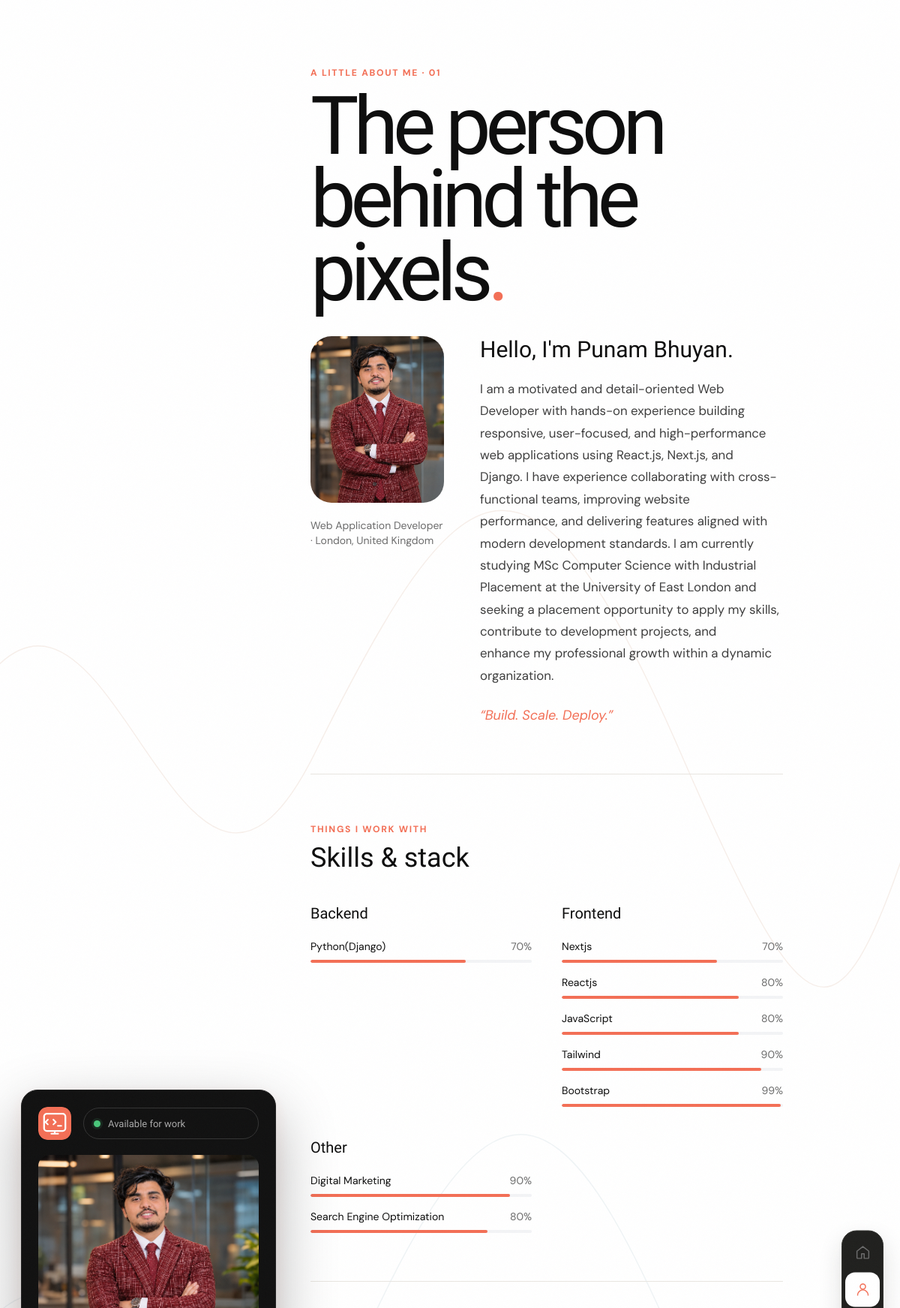
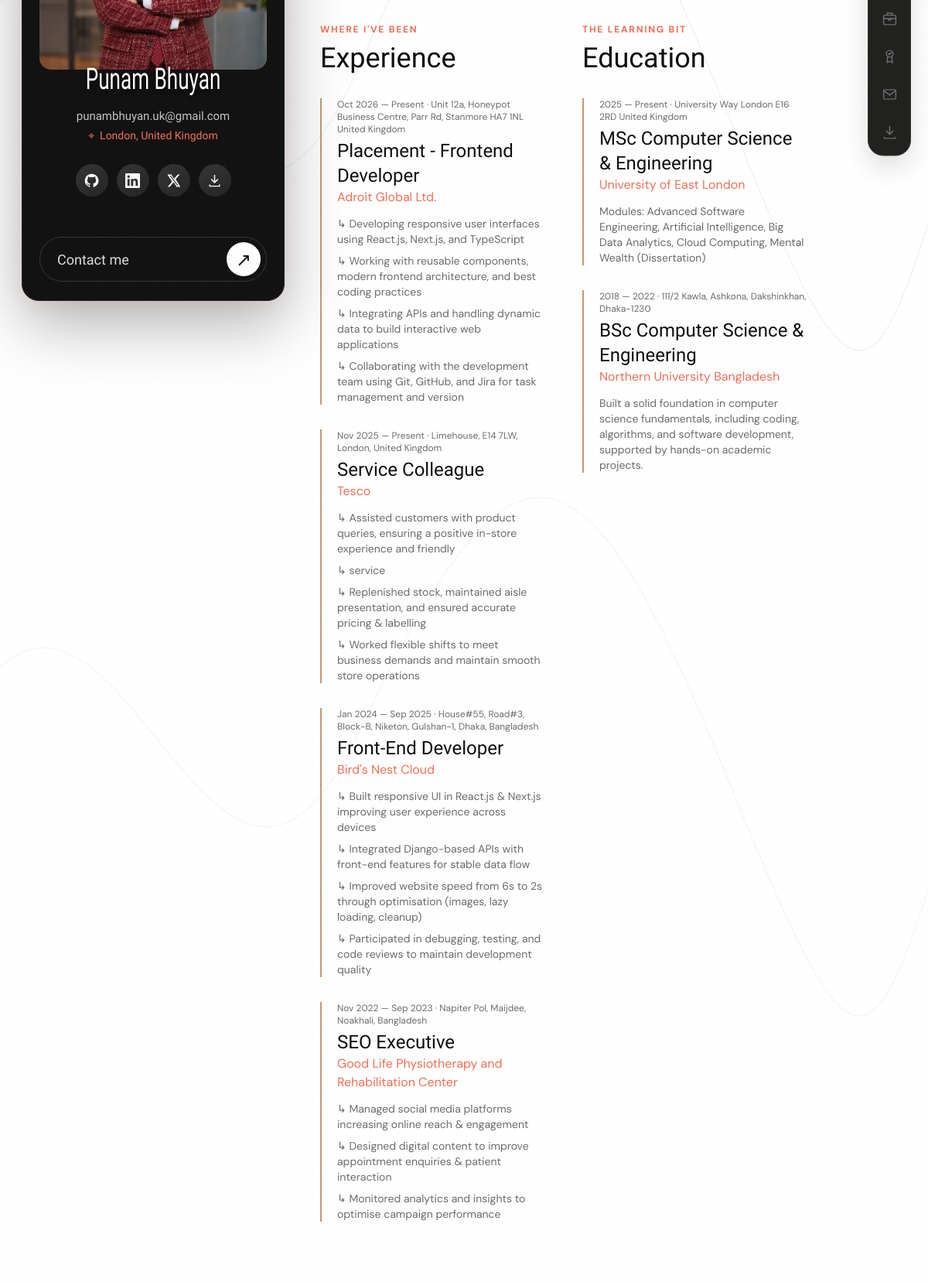
The page /about/ (upper part) on the database its author committed (2 pictures, top to bottom).
### core/models.py (models this page shows, shortened)
class Profile(models.Model):
    name = models.CharField(max_length=100)
    title = models.CharField(max_length=150, help_text="e.g. Web Application Developer")
    tagline = models.CharField(max_length=255, help_text="Short motivating phrase")
    bio = models.TextField(help_text="Professional summary for About Me section")
    profile_image = models.ImageField(upload_to='profile/', blank=True, null=True)
    cover_image = models.ImageField(upload_to='cover/', blank=True, null=True)
    email = models.EmailField(blank=True)
    phone = models.CharField(max_length=40, blank=True)
    resume_summary = models.TextField(blank=True, help_text="Optional concise profile text for the generated CV. Leave blank to use the website bio.")
    leadership_volunteering = models.TextField(blank=True, help_text="Optional CV section. Put one role or activity on each line.")
    interests = models.TextField(blank=True, help_text="Optional short CV interests section.")
    github_url = models.URLField(blank=True)
    linkedin_url = models.URLField(blank=True)
    website_url = models.URLField(blank=True)
    twitter_url = models.URLField(blank=True)
    location = models.CharField(max_length=100, blank=True)
    available_for_work = models.BooleanField(default=True)
    class Meta:
        verbose_name = "Profile"
        verbose_name_plural = "Profile"

class Skill(models.Model):
    CATEGORY_CHOICES = [
        ('frontend', 'Frontend'),
        ('backend', 'Backend'),
        ('database', 'Database'),
        ('devops', 'DevOps & Tools'),
        ('other', 'Other'),
    ]
    name = models.CharField(max_length=80)
    category = models.CharField(max_length=20, choices=CATEGORY_CHOICES, default='other')
    proficiency = models.IntegerField(
        default=80,
        help_text="Proficiency percentage 0–100 (used for progress bar display)"
    )
    image = models.ImageField(upload_to='skills/', blank=True, null=True, help_text="Skill or tool logo shown on the portfolio")
    order = models.PositiveIntegerField(default=0)
    icon_class = models.CharField(
        max_length=80, blank=True,
        help_text="Optional: a CSS class or emoji for the skill icon"
    )
    class Meta:
        ordering = ['category', 'order', 'name']

class Experience(models.Model):
    RESUME_GROUP_CHOICES = [
        ('auto', 'Automatic (infer from role title)'),
        ('it', 'IT / Software'),
        ('other', 'Other work'),
    ]
    role = models.CharField(max_length=150)
    company = models.CharField(max_length=150)
    resume_group = models.CharField(max_length=10, choices=RESUME_GROUP_CHOICES, default='auto', help_text="Automatic uses role-title keywords. Choose a group manually if the result needs an override.")
    company_url = models.URLField(blank=True)
    location = models.CharField(max_length=100, blank=True)
    start_date = models.DateField()
    end_date = models.DateField(blank=True, null=True, help_text="Leave blank if current")
    is_current = models.BooleanField(default=False)
    description = models.TextField(help_text="Use newlines; each line becomes a bullet point")
    order = models.PositiveIntegerField(default=0)
    class Meta:
        ordering = ['-start_date']
    @property
    def duration_label(self):
        start = self.start_date.strftime('%b %Y')
        if self.is_current or not self.end_date:
            return f"{start} — Present"
        return f"{start} — {self.end_date.strftime('%b %Y')}"
    @property
    def description_bullets(self):
        return self._clean_bullets(self.description)
    @staticmethod
    def _clean_bullets(text):
        cleaned = []
        for line in text.splitlines():
            line = line.strip()
            while True:
                without_prefix = re.sub(r'^(?:[•·▪◦‣*-]\s*|\d+[.)]\s*)', '', line).strip()
                if without_prefix == line:
                    break
                line = without_prefix
            if line:
                cleaned.append(line)
        return cleaned

class Education(models.Model):
    degree = models.CharField(max_length=200)
    institution = models.CharField(max_length=200)
    institution_url = models.URLField(blank=True)
    location = models.CharField(max_length=100, blank=True)
    start_year = models.IntegerField()
    end_year = models.IntegerField(blank=True, null=True, help_text="Leave blank if ongoing")
    is_ongoing = models.BooleanField(default=False)
    description = models.TextField(blank=True)
    order = models.PositiveIntegerField(default=0)
    class Meta:
        ordering = ['-start_year', 'order']
    @property
    def year_label(self):
        if self.is_ongoing or not self.end_year:
            return f"{self.start_year} — Present"
        return f"{self.start_year} — {self.end_year}"

### core/views.py (the view, shortened to what this page needs)
# urls.py: path('about/', views.section_page, {'page': 'about'}, name='about'),
def section_page(request, page):
    profile = Profile.objects.first()
    context = {'profile': profile, 'resume': Resume.objects.first()}
    if page == 'about':
        context.update({
            'skills_by_category': {},
            'experiences': Experience.objects.all(),
            'education': Education.objects.all(),
        })
        for skill in Skill.objects.all():
            context['skills_by_category'].setdefault(skill.get_category_display(), []).append(skill)
        return render(request, 'about.html', context)

### templates/about.html (shortened to what this page needs)
{% extends "base.html" %}
{% block content %}
<main class="page-wrap">
  <p class="page-kicker">A little about me · 01</p>
  <h1 class="page-title">The person<br>behind the pixels<span class="text-warm">.</span></h1>
  <div class="grid md:grid-cols-12 gap-12 pb-16 border-b border-border">
    <div class="md:col-span-4">
      {% if profile.profile_image %}<img class="w-full aspect-[4/5] object-cover rounded-[28px]" src="{{ profile.profile_image.url }}" alt="{{ profile.name }}">{% endif %}
      <p class="mt-5 text-sm text-muted">{{ profile.title }}{% if profile.location %} · {{ profile.location }}{% endif %}</p>
    </div>
    <div class="md:col-span-8">
      <h2 class="text-3xl mb-5">Hello, I'm {{ profile.name }}.</h2>
      <div class="rich-content">{{ profile.bio|linebreaks }}</div>
      {% if profile.tagline %}<p class="mt-6 text-lg italic text-warm">“{{ profile.tagline }}”</p>{% endif %}
    </div>
  </div>
  <section class="py-16 border-b border-border">
    <p class="page-kicker">Things I work with</p><h2 class="text-4xl mt-2 mb-10">Skills &amp; stack</h2>
    <div class="grid md:grid-cols-2 gap-10">{% for category, skills in skills_by_category.items %}<div><h3 class="text-xl mb-5">{{ category }}</h3><div class="space-y-4">{% for skill in skills %}<div><div class="flex justify-between text-sm mb-2"><span>{{ skill.name }}</span><span class="text-muted">{{ skill.proficiency }}%</span></div><div class="h-1 bg-gray-100 rounded-full overflow-hidden"><div class="h-full bg-warm rounded-full" style="width:{{ skill.proficiency }}%"></div></div></div>{% endfor %}</div></div>{% endfor %}</div>
  </section>
  <section class="py-16 grid md:grid-cols-2 gap-12">
    <div><p class="page-kicker">Where I've been</p><h2 class="text-4xl mt-2 mb-8">Experience</h2><div class="space-y-8">{% for exp in experiences %}<article class="border-l-2 border-warm pl-5"><p class="text-xs text-muted">{{ exp.duration_label }}{% if exp.location %} · {{ exp.location }}{% endif %}</p><h3 class="text-2xl mt-1">{{ exp.role }}</h3><p class="text-warm">{{ exp.company }}</p><ul class="mt-3 space-y-2 text-sm text-muted">{% for bullet in exp.description_bullets %}<li>↳ {{ bullet }}</li>{% endfor %}</ul></article>{% empty %}<p class="text-muted">No experience added yet.</p>{% endfor %}</div></div>
    <div><p class="page-kicker">The learning bit</p><h2 class="text-4xl mt-2 mb-8">Education</h2><div class="space-y-8">{% for edu in education %}<article class="border-l-2 border-warm pl-5"><p class="text-xs text-muted">{{ edu.year_label }}{% if edu.location %} · {{ edu.location }}{% endif %}</p><h3 class="text-2xl mt-1">{{ edu.degree }}</h3><p class="text-warm">{{ edu.institution }}</p>{% if edu.description %}<p class="mt-3 text-sm text-muted">{{ edu.description }}</p>{% endif %}</article>{% empty %}<p class="text-muted">No education added yet.</p>{% endfor %}</div></div>
  </section>
</main>
{% endblock %}

### templates/base.html (shortened to what this page needs)
{% load static %}
<!DOCTYPE html>
<html lang="en" class="scroll-smooth">
<head>
  <script src="https://cdn.tailwindcss.com"></script>
</head>
<body class="font-body bg-paper text-ink antialiased">
  <div class="wave-scene" aria-hidden="true">
  </div>
  <aside class="profile-rail" aria-label="Profile">
    <div class="rail-topline">
      <span class="rail-brand"><img src="{% static 'images/developer-mark.svg' %}" alt="Web developer"></span>
      {% if profile.available_for_work %}<span class="rail-availability"><i></i> Available for work</span>{% endif %}
    </div>
    <a href="{% url 'index' %}" class="rail-photo-link" aria-label="Home">
      {% if profile.profile_image %}<img class="rail-photo" src="{{ profile.profile_image.url }}" alt="{{ profile.name }}">{% else %}<span class="rail-initial">{{ profile.name|first|upper }}</span>{% endif %}
      <span class="rail-photo-name">{{ profile.name }}</span>
    </a>
    {% if profile.email %}<a class="rail-email" href="mailto:{{ profile.email }}">{{ profile.email }}</a>{% endif %}
    {% if profile.location %}<p class="rail-location">⌖ &nbsp;{{ profile.location }}</p>{% endif %}
    <div class="rail-socials">
      {% if profile.github_url %}<a href="{{ profile.github_url }}" target="_blank" rel="noopener" aria-label="GitHub" title="GitHub"></a>{% endif %}
      {% if profile.linkedin_url %}<a href="{{ profile.linkedin_url }}" target="_blank" rel="noopener" aria-label="LinkedIn" title="LinkedIn"></a>{% endif %}
      {% if profile.twitter_url %}<a href="{{ profile.twitter_url }}" target="_blank" rel="noopener" aria-label="Twitter" title="Twitter"><svg viewBox="0 0 24 24" fill="currentColor"><path d="M18.9 2H22l-6.78 7.75L23.2 22h-6.25l-4.9-7.56L5.44 22H2.3l7.25-8.29L1.8 2h6.4l4.43 6.95L18.9 2Zm-1.1 18h1.73L7.27 3.9H5.42L17.8 20Z"/></svg></a>{% endif %}
      <a href="{% url 'resume_pdf' %}" target="_blank" rel="noopener" aria-label="Resume" title="View current CV"><svg class="resume-icon" viewBox="0 0 24 24"><path d="M12 3v12m-5-5 5 5 5-5M4 19v2h16v-2"/></svg></a>
    </div>
    <button class="rail-contact" type="button" data-contact-open><span>Contact me</span><i aria-hidden="true">↗</i></button>
  </aside>
  <nav id="navbar" class="fixed top-0 inset-x-0 z-50 transition-all duration-300" aria-label="Main navigation">
    <div class="nav-shell max-w-6xl mx-auto px-5 sm:px-7 flex items-center justify-between h-[70px]">
      <div class="desktop-dock hidden md:flex items-center gap-8">
        <a href="{% url 'index' %}" class="nav-link" aria-label="Home"><span class="dock-icon"><svg viewBox="0 0 24 24"><path d="m3 10 9-7 9 7v10a1 1 0 0 1-1 1h-6v-7h-4v7H4a1 1 0 0 1-1-1z"/></svg></span><span class="dock-label">Home</span></a>
        <a href="{% url 'about' %}" class="nav-link" aria-label="About"><span class="dock-icon"><svg viewBox="0 0 24 24"><circle cx="12" cy="8" r="4"/><path d="M4 21a8 8 0 0 1 16 0"/></svg></span><span class="dock-label">About</span></a>
        <a href="{% url 'work' %}" class="nav-link" aria-label="Work"><span class="dock-icon"><svg viewBox="0 0 24 24"><rect x="3" y="7" width="18" height="14" rx="2"/><path d="M8 7V4h8v3M3 12h18M10 12v2h4v-2"/></svg></span><span class="dock-label">Work</span></a>
        <a href="{% url 'achievements' %}" class="nav-link" aria-label="Achievements and Certifications"><span class="dock-icon"><svg viewBox="0 0 24 24"><circle cx="12" cy="8" r="5"/><path d="m9 12-1 9 4-2 4 2-1-9M10 8l1.3 1.3L14.5 6"/></svg></span><span class="dock-label">Achievements &amp; Certifications</span></a>
        <a href="{% url 'contact' %}" class="nav-link" aria-label="Contact"><span class="dock-icon"><svg viewBox="0 0 24 24"><rect x="3" y="5" width="18" height="14" rx="2"/><path d="m4 7 8 6 8-6"/></svg></span><span class="dock-label">Contact</span></a>
        <a href="{% url 'resume_pdf' %}" target="_blank" rel="noopener" class="nav-link" aria-label="Resume"><span class="dock-icon"><svg viewBox="0 0 24 24"><path d="M12 3v12m-5-5 5 5 5-5M4 19v2h16v-2"/></svg></span><span class="dock-label">Resume</span></a>
      </div>
    </div>
  </nav>
  <div class="content-frame">{% block content %}{% endblock %}</div>
</body>
</html>

### rows shown on the page
Profile: profile_image (picture), name "Punam Bhuyan", email "punambhuyan.uk@gmail.com", location "London, United Kingdom", title "Web Application Developer", bio "I am a motivated and detail-oriented Web Developer with hands-on experience building responsive, user-focused, and high-performance web applications using React.js, Next.js, and Django. I have experience collaborating with cross-functional teams, improving website performance, and delivering features aligned with modern development standards. I am currently studying MSc Computer Science with Industrial Placement at the University of East London and seeking a placement opportunity to apply my skills, contribute to development projects, and enhance my professional growth within a dynamic organization.", tagline "Build. Scale. Deploy."
Skill: category "Backend", name "Python(Django)", proficiency "70"
Skill: category "Frontend", name "Nextjs", proficiency "70"
Skill: name "Reactjs", proficiency "80"
Skill: name "JavaScript", proficiency "80"
Skill: name "Tailwind", proficiency "90"
Skill: name "Bootstrap", proficiency "99"
Skill: category "Other", name "Digital Marketing", proficiency "90"
Skill: name "Search Engine Optimization", proficiency "80"
Experience: duration_label "Oct 2026 — Present", location "Unit 12a, Honeypot Business Centre, Parr Rd, Stanmore HA7 1NL United Kingdom", role "Placement - Frontend Developer", company "Adroit Global Ltd.", description_bullets "Developing responsive user interfaces using React.js, Next.js, and TypeScript" "Working with reusable components, modern frontend architecture, and best coding practices" "Integrating APIs and handling dynamic data to build interactive web applications" "Collaborating with the development team using Git, GitHub, and Jira for task management and version"
Experience: duration_label "Nov 2025 — Present", location "Limehouse, E14 7LW, London, United Kingdom", role "Service Colleague", company "Tesco", description_bullets "Assisted customers with product queries, ensuring a positive in-store experience and friendly" "service" "Replenished stock, maintained aisle presentation, and ensured accurate pricing & labelling" "Worked flexible shifts to meet business demands and maintain smooth store operations"
Experience: duration_label "Jan 2024 — Sep 2025", location "House#55, Road#3, Block-B, Niketon, Gulshan-1, Dhaka, Bangladesh", role "Front-End Developer", company "Bird's Nest Cloud", description_bullets "Built responsive UI in React.js & Next.js improving user experience across devices" "Integrated Django-based APIs with front-end features for stable data flow" "Improved website speed from 6s to 2s through optimisation (images, lazy loading, cleanup)" "Participated in debugging, testing, and code reviews to maintain development quality"
Experience: duration_label "Nov 2022 — Sep 2023", location "Napiter Pol, Maijdee, Noakhali, Bangladesh", role "SEO Executive", company "Good Life Physiotherapy and Rehabilitation Center", description_bullets "Managed social media platforms increasing online reach & engagement" "Designed digital content to improve appointment enquiries & patient interaction" "Monitored analytics and insights to optimise campaign performance"
Education: year_label "2025 — Present", location "University Way London E16 2RD United Kingdom", degree "MSc Computer Science & Engineering", institution "University of East London", description "Modules: Advanced Software Engineering, Artificial Intelligence, Big Data Analytics, Cloud Computing, Mental Wealth (Dissertation)"
Education: year_label "2018 — 2022", location "111/2 Kawla, Ashkona, Dakshinkhan, Dhaka-1230", degree "BSc Computer Science & Engineering", institution "Northern University Bangladesh", description "Built a solid foundation in computer science fundamentals, including coding, algorithms, and software development, supported by hands-on academic projects."
